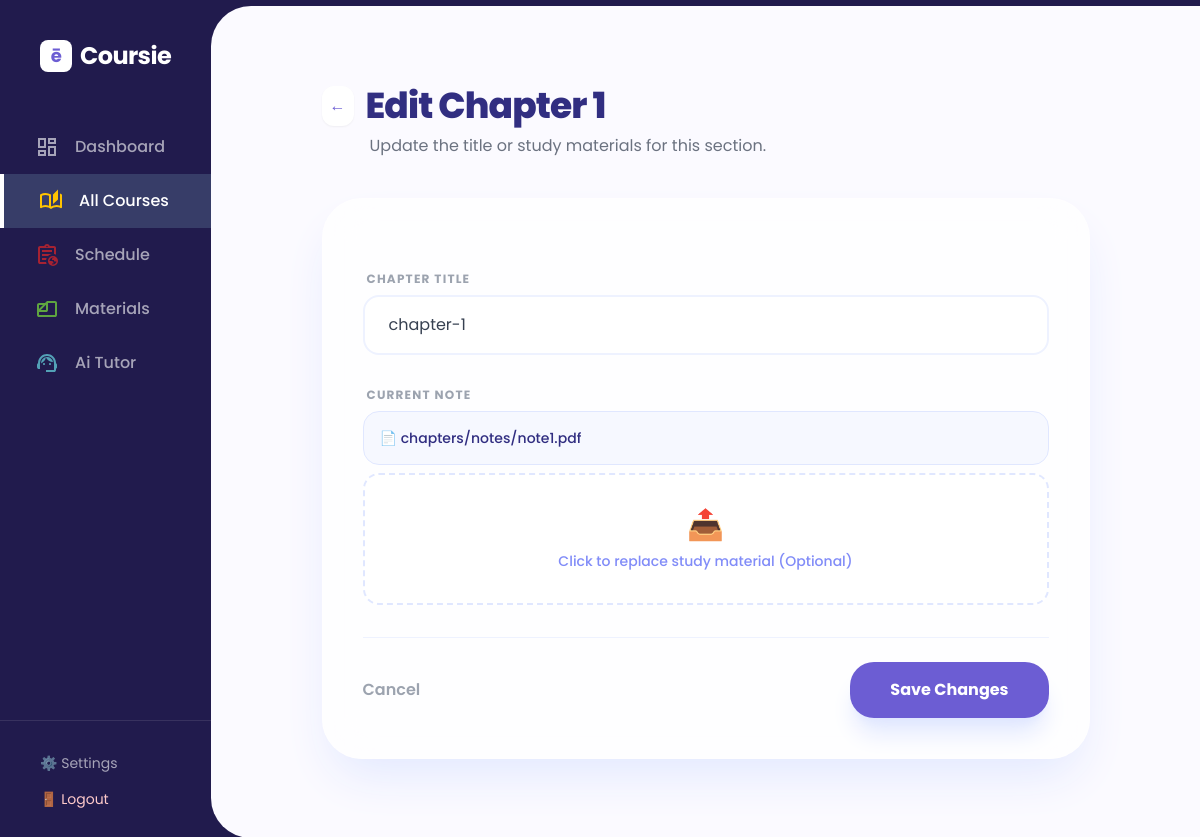
The page /subjects/chapter/1/edit/ (signed in) on the database its author committed.
### subjects/models.py (models this page shows, shortened)
class Chapter(models.Model):
    subject = models.ForeignKey(Subject, on_delete=models.CASCADE, related_name='chapters')
    chapter_number = models.PositiveIntegerField(blank=True, null=True)
    title = models.CharField(max_length=255, blank=True)
    note_file = models.FileField(upload_to='chapters/notes/', null=True, blank=True)
    summary = models.TextField(blank=True, null=True)
    is_completed = models.BooleanField(default=False)
    is_not_pdf=models.BooleanField(default=False)
    class Meta:
        unique_together = ('subject', 'chapter_number')
        ordering = ["chapter_number"]

### subjects/views.py (the view, shortened to what this page needs)
# urls.py: path('chapter/<int:chapter_id>/edit/', edit_chapter_view, name='edit_chapter'),
@login_required
def edit_chapter_view(request, chapter_id):
    chapter = get_object_or_404(Chapter, id=chapter_id, subject__user=request.user)
    return render(request, 'subjects/edit_chapter.html', {'chapter': chapter})

### templates/subjects/edit_chapter.html (shortened to what this page needs)
{% extends 'base.html' %}
{% block content %}
<div class="max-w-3xl mx-auto py-10">
    <div class="mb-10">
        <div class="flex items-center gap-3 mb-2">
            <a href="{% url 'subjects:subject_detail' chapter.subject.id %}"
               class="text-[#6C5DD3] bg-white p-2 rounded-xl shadow-sm hover:scale-110 transition-transform">←</a>
            <h1 class="text-4xl font-extrabold text-indigo-900 tracking-tight">Edit Chapter {{ chapter.chapter_number }}</h1>
        </div>
        <p class="text-gray-500 ml-12">Update the title or study materials for this section.</p>
    </div>
    <div class="bg-white/70 backdrop-blur-xl border border-white/40 rounded-[2.5rem] p-10 shadow-2xl shadow-indigo-100">
        <form method="POST" enctype="multipart/form-data" class="space-y-8">
            <div class="space-y-2">
                <label class="block text-xs font-bold text-gray-400 uppercase tracking-widest ml-1">Chapter Title</label>
                <input type="text" name="title" value="{{ chapter.title }}" required
                       class="w-full bg-white/80 border-2 border-indigo-50 px-6 py-4 rounded-2xl text-gray-700 outline-none focus:border-[#6C5DD3] transition-all">
            </div>
            <div class="space-y-2">
                <label class="block text-xs font-bold text-gray-400 uppercase tracking-widest ml-1">Current Note</label>
                {% if chapter.note_file %}
                <div class="flex items-center justify-between p-4 bg-indigo-50/50 rounded-2xl border border-indigo-100 mb-2">
                    <span class="text-indigo-900 text-sm font-medium truncate max-w-[400px]">
                        📄 {{ chapter.note_file.name }}
                    </span>
                </div>
                {% endif %}
                <div class="relative group mt-4">
                    <div id="edit-drop-zone" class="bg-white border-2 border-dashed border-indigo-100 rounded-2xl p-8 text-center group-hover:bg-indigo-50 transition-colors">
                        <span id="edit-file-icon" class="text-3xl block mb-2">📤</span>
                        <p id="edit-file-text" class="text-sm font-medium text-indigo-400">Click to replace study material (Optional)</p>
                    </div>
                </div>
            </div>
            <div class="pt-6 border-t border-indigo-50 flex items-center justify-between">
                <a href="{% url 'subjects:subject_detail' chapter.subject.id %}" class="text-gray-400 font-semibold hover:text-gray-600">Cancel</a>
                <button type="submit" class="bg-[#6C5DD3] text-white px-10 py-4 rounded-[1.5rem] font-bold shadow-xl shadow-indigo-100 hover:bg-[#5b4eb3] transition-all transform hover:-translate-y-1">
                    Save Changes
                </button>
            </div>
        </form>
    </div>
</div>
{% endblock %}

### templates/base.html (style rules this page uses)
body { font-family: 'Poppins', sans-serif; min-height: 100vh; display: flex; align-items: center; justify-content: center; margin: 0; }

### rows shown on the page
Chapter: chapter_number "1", title "chapter-1", note_file.name "chapters/notes/note1.pdf"
